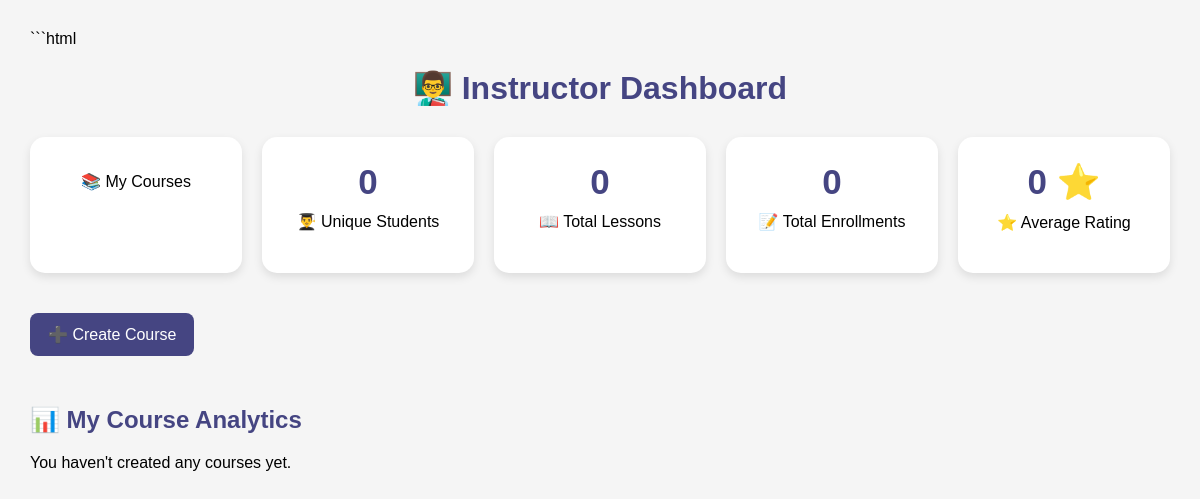
The app's page /courses/instructor_dashboard/ (signed in), older data.
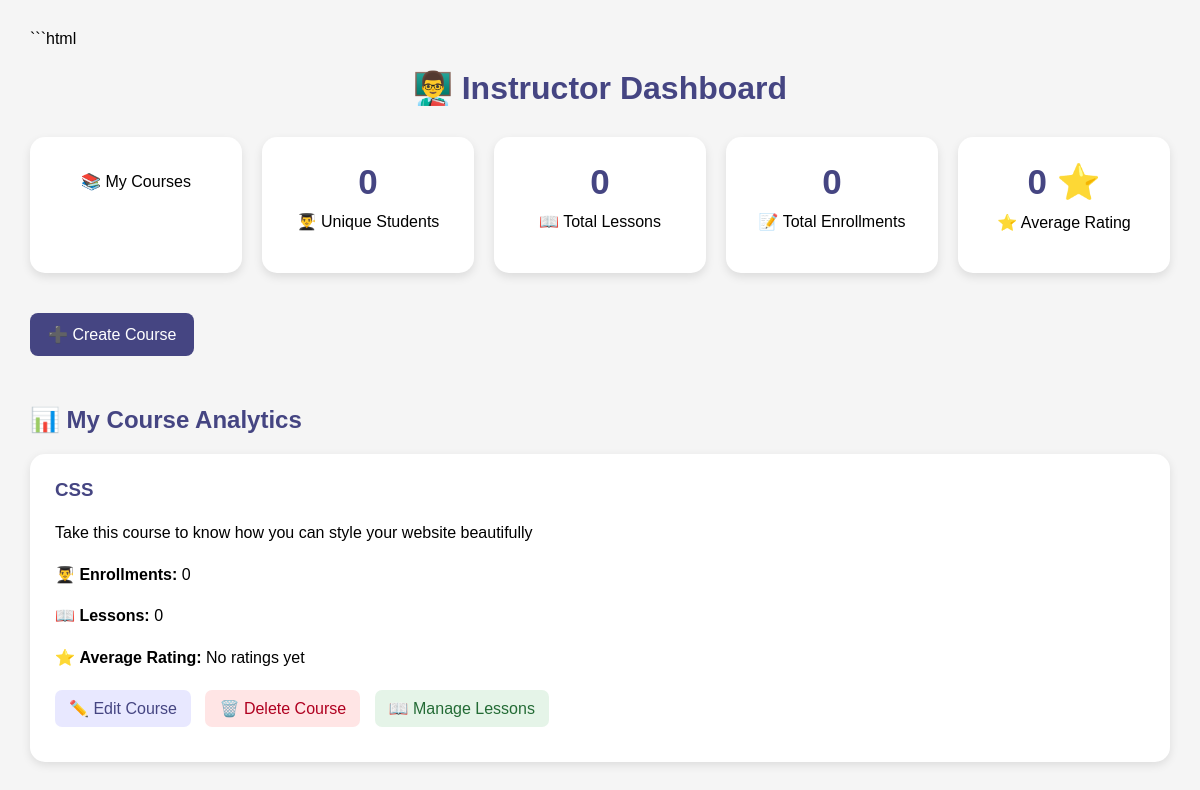
The same page, newer data.
### course/models.py (models this page shows, shortened)
class Course(models.Model):
    category = models.ForeignKey('Category', on_delete=models.CASCADE, null=True, blank=True)
    saved_by = models.ManyToManyField(
    User, related_name='saved_courses',
    blank=True
)
    instructor = models.ForeignKey(
    User,
    on_delete=models.CASCADE,
    related_name='created_courses',
    null=True,
    blank=True
)
    students =models.ManyToManyField(User,related_name='enrolled_courses')
    title = models.CharField(max_length=200)
    description = models.TextField()
    created_at = models.DateTimeField(auto_now_add=True)
    updated_at = models.DateTimeField(auto_now=True)

### course/views.py (the view)
    def wrapper(request,*args,**kwargs):
        if request.user.profile.role != 'instructor':
            return HttpResponseForbidden("only instructor can access this page.")
        return view_func(request,*args,**kwargs)

### course/views.py (called while the page is built)
def instructor_required(view_func):
    def wrapper(request,*args,**kwargs):
        if request.user.profile.role != 'instructor':
            return HttpResponseForbidden("only instructor can access this page.")
        return view_func(request,*args,**kwargs)
    return wrapper

### course/templates/courses/instructor_dashboard.html (shortened to what this page needs)
<!DOCTYPE html>
<html lang="en">
<head>
</head>
<body>
    <h1>👨‍🏫 Instructor Dashboard</h1>
    <div class="stats-container">
        <div class="stat-card">
            <p>📚 My Courses</p>
        </div>
        <div class="stat-card">
            <h2>{{ student_count }}</h2>
            <p>👨‍🎓 Unique Students</p>
        </div>
        <div class="stat-card">
            <h2>{{ lesson_count }}</h2>
            <p>📖 Total Lessons</p>
        </div>
        <div class="stat-card">
            <h2>{{ enrollment_count }}</h2>
            <p>📝 Total Enrollments</p>
        </div>
        <div class="stat-card">
            <h2>
                {% if average_rating %}
                    {{ average_rating|floatformat:1 }} ⭐
                {% else %}
                    0 ⭐
                {% endif %}
            </h2>
            <p>⭐ Average Rating</p>
        </div>
    </div>
    <a href="{% url 'create_course' %}" class="create-btn">
        ➕ Create Course
    </a>
    <h2>📊 My Course Analytics</h2>
    {% for item in course_analytics %}
        <div class="course-card">
            <h3>{{ item.course.title }}</h3>
            <p>
                {{ item.course.description }}
            </p>
            <p>
                👨‍🎓 <strong>Enrollments:</strong>
                {{ item.enrollment_count }}
            </p>
            <p>
                📖 <strong>Lessons:</strong>
                {{ item.lesson_count }}
            </p>
            <p>
                ⭐ <strong>Average Rating:</strong>
                {% if item.average_rating %}
                    {{ item.average_rating|floatformat:1 }} / 5
                {% else %}
                    No ratings yet
                {% endif %}
            </p>
            <div class="actions">
                <a
                    href="{% url 'edit_course' item.course.id %}"
                    class="edit-btn"
                >
                    ✏️ Edit Course
                </a>
                <a
                    href="{% url 'delete_course' item.course.id %}"
                    class="delete-btn"
                >
                    🗑️ Delete Course
                </a>
                <a
                    href="{% url 'manage_lessons' item.course.id %}"
                    class="lesson-btn"
                >
                    📖 Manage Lessons
                </a>
            </div>
        </div>
    {% empty %}
        <p>You haven't created any courses yet.</p>
    {% endfor %}
</body>
</html>

### course/templates/courses/instructor_dashboard.html (style rules this page uses)
body { font-family: Arial, sans-serif; margin: 30px; background-color: #f5f5f5; }
h1 { text-align: center; margin-bottom: 30px; color: rgb(69, 69, 130); }
h2 { color: rgb(69, 69, 130); }
.stats-container { display: grid; grid-template-columns: repeat(5, 1fr); gap: 20px; margin-bottom: 40px; }
.stat-card { background-color: white; border-radius: 15px; padding: 25px; text-align: center; box-shadow: 0 4px 10px rgba(0, 0, 0, 0.1); }
.stat-card h2 { margin: 0; font-size: 35px; color: rgb(69, 69, 130); }
.stat-card p { margin-top: 10px; font-size: 16px; }
.create-btn { display: inline-block; margin-bottom: 30px; padding: 12px 18px; background-color: rgb(69, 69, 130); color: white; text-decoration: none; border-radius: 8px; }
.course-card { background-color: white; padding: 25px; margin: 20px 0; border-radius: 15px; box-shadow: 0 3px 10px rgba(0, 0, 0, 0.1); }
.course-card h3 { color: rgb(69, 69, 130); margin-top: 0; }
.course-card p { line-height: 1.6; }
.actions { margin-top: 20px; }
.actions a { display: inline-block; margin-right: 10px; margin-bottom: 10px; padding: 9px 14px; border-radius: 7px; text-decoration: none; }
.edit-btn { background-color: #e8e8ff; color: rgb(69, 69, 130); }
.delete-btn { background-color: #ffe5e5; color: #b00020; }
.lesson-btn { background-color: #e5f4e8; color: #236b35; }

Row changes from the older to the newer data that the page shows:
added Course: course "CSS", course.description "Take this course to know how you can style your website beautifully", enrollment_count "0", lesson_count "0"
Text that changed along with them:
text no longer shown: "You haven't created any courses yet."
